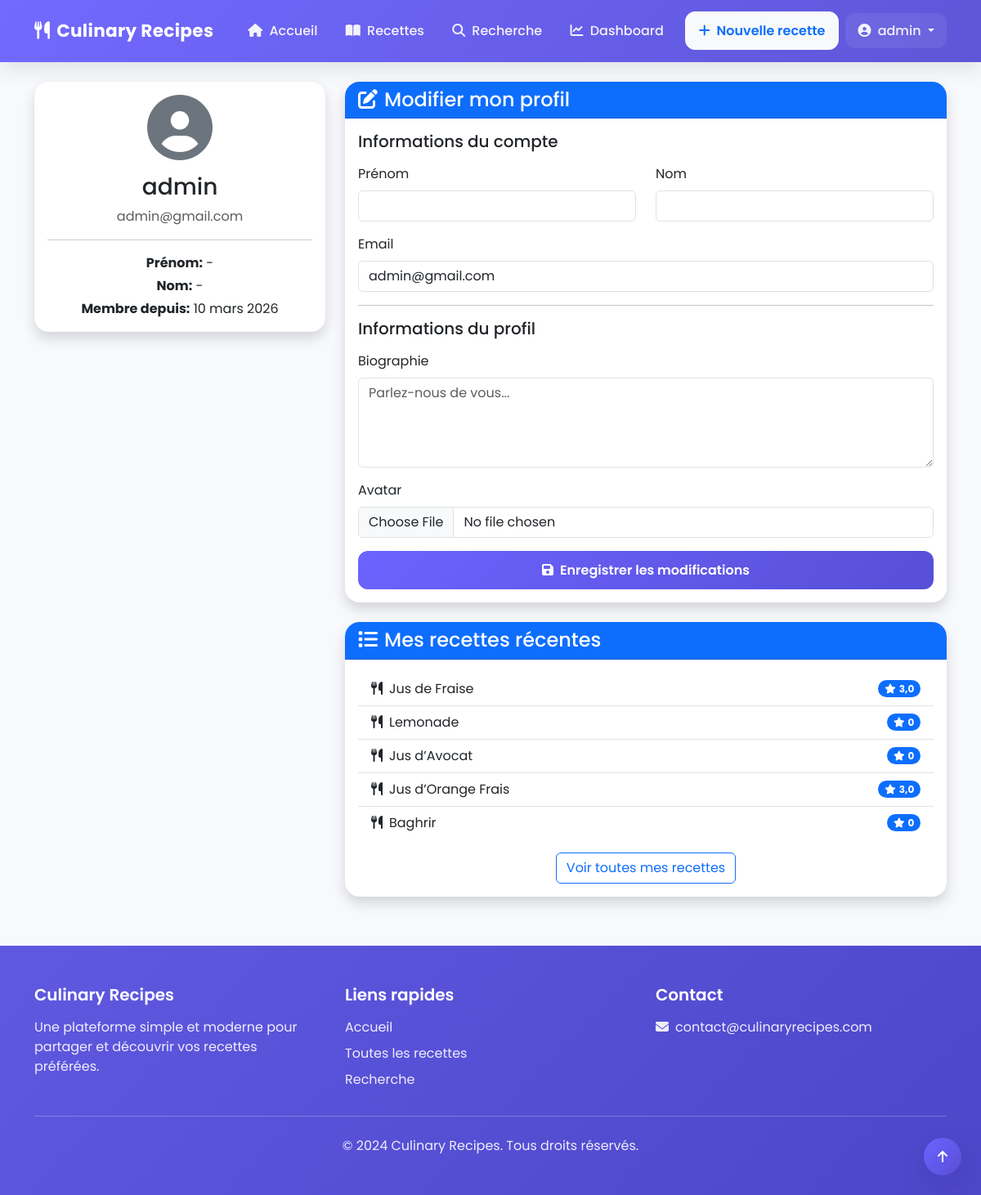
/comptes/profil/ (signed in), run on the app's committed database.
### accounts/models.py (models this page shows, shortened)
class Profile(models.Model):
    user = models.OneToOneField(User, on_delete=models.CASCADE, related_name='profile')
    bio = models.TextField(max_length=500, blank=True, verbose_name='Biographie')
    avatar = models.ImageField(upload_to='avatars/', blank=True, null=True, verbose_name='Avatar')
    created_at = models.DateTimeField(auto_now_add=True)
    updated_at = models.DateTimeField(auto_now=True)
    class Meta:
        verbose_name = 'Profil'
        verbose_name_plural = 'Profils'

### recipes/models.py (models this page shows, shortened)
class Recipe(models.Model):
    title = models.CharField(max_length=200, verbose_name='Titre de la recette')
    slug = models.SlugField(max_length=200, unique=True, verbose_name='Slug URL')
    author = models.ForeignKey(
        User,
        on_delete=models.CASCADE,
        related_name='recipes',
        verbose_name='Auteur'
    )
    category = models.ForeignKey(
        Category,
        on_delete=models.SET_NULL,
        null=True,
        related_name='recipes',
        verbose_name='Catégorie'
    )
    description = models.TextField(verbose_name='Description courte')
    ingredients = models.TextField(verbose_name='Ingrédients')
    instructions = models.TextField(verbose_name='Instructions de préparation')
    preparation_time = models.PositiveIntegerField(
        default=0,
        verbose_name='Temps de préparation (minutes)'
    )
    cooking_time = models.PositiveIntegerField(
        default=0,
        verbose_name='Temps de cuisson (minutes)'
    )
    servings = models.PositiveIntegerField(
        default=4,
        verbose_name='Nombre de personnes'
    )
    image = models.ImageField(
        upload_to='recipes/',
        blank=True,
        null=True,
        verbose_name='Image de la recette'
    )
    is_published = models.BooleanField(default=True, verbose_name='Publiée')
    created_at = models.DateTimeField(auto_now_add=True, verbose_name='Date de création')
    updated_at = models.DateTimeField(auto_now=True, verbose_name='Date de modification')
    class Meta:
        verbose_name = 'Recette'
        verbose_name_plural = 'Recettes'
        ordering = ('-created_at',)
        indexes = [
            models.Index(fields=['-created_at']),
            models.Index(fields=['slug']),
        ]
    def get_absolute_url(self):
        return reverse('recipes:recipe_detail', kwargs={'slug': self.slug})
    @property
    def average_rating(self):
        ratings = self.ratings.all()
        if ratings.exists():
            return round(sum(r.rating for r in ratings) / ratings.count(), 1)
        return 0

class Rating(models.Model):
    RATING_CHOICES = [
        (1, '1 ★'),
        (2, '2 ★★★'),
        (3, '3 ★★★'),
        (4, '4 ★★★★'),
        (5, '5 ★★★★★'),
    ]
    recipe = models.ForeignKey(
        Recipe,
        on_delete=models.CASCADE,
        related_name='ratings',
        verbose_name='Recette'
    )
    user = models.ForeignKey(
        User,
        on_delete=models.CASCADE,
        related_name='ratings',
        verbose_name='Utilisateur'
    )
    rating = models.PositiveSmallIntegerField(choices=RATING_CHOICES, verbose_name='Note')
    created_at = models.DateTimeField(auto_now_add=True)
    class Meta:
        verbose_name = 'Note'
        verbose_name_plural = 'Notes'
        unique_together = ('recipe', 'user')
        ordering = ('-created_at',)

### accounts/views.py (the view)
# urls.py: path('profil/', views.profile, name='profile'),
@login_required
def profile(request):
    profile, created = Profile.objects.get_or_create(user=request.user)
    if request.method == 'POST':
        user_form = UserUpdateForm(request.POST, instance=request.user)
        profile_form = ProfileUpdateForm(
            request.POST,
            request.FILES,
            instance=profile
        )
        if user_form.is_valid() and profile_form.is_valid():
            user_form.save()
            profile_form.save()
            messages.success(request, 'Votre profil a été mis à jour!')
            return redirect('accounts:profile')
    else:
        user_form = UserUpdateForm(instance=request.user)
        profile_form = ProfileUpdateForm(instance=profile)
    user_recipes = Recipe.objects.filter(author=request.user).order_by('-created_at')[:5]
    context = {
        'user_form': user_form,
        'profile_form': profile_form,
        'user_recipes': user_recipes,
    }
    return render(request, 'accounts/profile.html', context)

### accounts/forms.py
class UserUpdateForm(forms.ModelForm):
    email = forms.EmailField(
        widget=forms.EmailInput(attrs={'class': 'form-control'})
    )
    first_name = forms.CharField(
        widget=forms.TextInput(attrs={'class': 'form-control'})
    )
    last_name = forms.CharField(
        widget=forms.TextInput(attrs={'class': 'form-control'})
    )
    class Meta:
        model = User
        fields = ('first_name', 'last_name', 'email')

class ProfileUpdateForm(forms.ModelForm):
    class Meta:
        model = Profile
        fields = ('bio', 'avatar')
        widgets = {
            'bio': forms.Textarea(attrs={
                'class': 'form-control',
                'rows': 4,
                'placeholder': 'Parlez-nous de vous...'
            }),
            'avatar': forms.FileInput(attrs={'class': 'form-control'}),
        }

### templates/accounts/profile.html (shortened to what this page needs)
{% extends 'base.html' %}
{% block content %}
<div class="row">
    <div class="col-md-4">
        <div class="card shadow fade-in">
            <div class="card-body text-center">
                {% if user.profile.avatar %}
                    <img src="{{ user.profile.avatar.url }}" alt="{{ user.username }}" class="rounded-circle mb-3" width="150" height="150">
                {% else %}
                    <i class="fas fa-user-circle fa-5x text-secondary mb-3"></i>
                {% endif %}
                <h3>{{ user.username }}</h3>
                <p class="text-muted">{{ user.email }}</p>
                <hr>
                <p class="mb-1"><strong>Prénom:</strong> {{ user.first_name|default:"-" }}</p>
                <p class="mb-1"><strong>Nom:</strong> {{ user.last_name|default:"-" }}</p>
                <p class="mb-0"><strong>Membre depuis:</strong> {{ user.date_joined|date:"d F Y" }}</p>
            </div>
        </div>
    </div>
    <div class="col-md-8">
        <div class="card shadow fade-in">
            <div class="card-header bg-primary text-white">
                <h4 class="mb-0"><i class="fas fa-edit me-2"></i>Modifier mon profil</h4>
            </div>
            <div class="card-body">
                <form method="POST" enctype="multipart/form-data">
                    <h5 class="mb-3">Informations du compte</h5>
                    <div class="row">
                        <div class="col-md-6 mb-3">
                            <label class="form-label">Prénom</label>
                            {{ user_form.first_name }}
                        </div>
                        <div class="col-md-6 mb-3">
                            <label class="form-label">Nom</label>
                            {{ user_form.last_name }}
                        </div>
                    </div>
                    <div class="mb-3">
                        <label class="form-label">Email</label>
                        {{ user_form.email }}
                    </div>
                    <hr>
                    <h5 class="mb-3">Informations du profil</h5>
                    <div class="mb-3">
                        <label class="form-label">Biographie</label>
                        {{ profile_form.bio }}
                    </div>
                    <div class="mb-3">
                        <label class="form-label">Avatar</label>
                        {{ profile_form.avatar }}
                    </div>
                    <div class="d-grid">
                        <button type="submit" class="btn btn-primary">
                            <i class="fas fa-save me-2"></i>Enregistrer les modifications
                        </button>
                    </div>
                </form>
            </div>
        </div>
        <div class="card shadow mt-4 fade-in">
            <div class="card-header bg-primary text-white">
                <h4 class="mb-0"><i class="fas fa-list me-2"></i>Mes recettes récentes</h4>
            </div>
            <div class="card-body">
                {% if user_recipes %}
                    <div class="list-group list-group-flush">
                        {% for recipe in user_recipes %}
                            <a href="{{ recipe.get_absolute_url }}" class="list-group-item list-group-item-action d-flex justify-content-between align-items-center">
                                <span>
                                    <i class="fas fa-utensils me-2"></i>{{ recipe.title }}
                                </span>
                                <span class="badge bg-primary rounded-pill">
                                    <i class="fas fa-star me-1"></i>{{ recipe.average_rating }}
                                </span>
                            </a>
                        {% endfor %}
                    </div>
                    <div class="text-center mt-3">
                        <a href="{% url 'recipes:my_recipes' %}" class="btn btn-outline-primary">
                            Voir toutes mes recettes
                        </a>
                    </div>
                {% else %}
                    <p class="text-muted text-center mb-0">
                        <i class="fas fa-utensils me-2"></i>Vous n'avez pas encore de recettes.
                        <a href="{% url 'recipes:recipe_create' %}">Créer ma première recette</a>
                    </p>
                {% endif %}
            </div>
        </div>
    </div>
</div>
{% endblock %}

### templates/base.html (shortened to what this page needs)
{% load static %}
<!DOCTYPE html>
<html lang="fr">
<head>
    <link href="https://cdn.jsdelivr.net/npm/bootstrap@5.3.0/dist/css/bootstrap.min.css" rel="stylesheet">
    <link href="https://cdnjs.cloudflare.com/ajax/libs/font-awesome/6.4.0/css/all.min.css" rel="stylesheet">
</head>
<body>
    <nav class="navbar navbar-expand-lg navbar-dark sticky-top">
        <div class="container">
            <a class="navbar-brand d-flex align-items-center" href="{% url 'home' %}">
                <i class="fas fa-utensils me-2"></i>
                <span>Culinary Recipes</span>
            </a>
            <div class="collapse navbar-collapse" id="navbarNav">
                <ul class="navbar-nav mx-auto align-items-lg-center gap-lg-1">
                    <li class="nav-item">
                        <a class="nav-link" href="{% url 'home' %}">
                            <i class="fas fa-home me-1"></i>
                            Accueil
                        </a>
                    </li>
                    <li class="nav-item">
                        <a class="nav-link" href="{% url 'recipes:recipe_list' %}">
                            <i class="fas fa-book-open me-1"></i>
                            Recettes
                        </a>
                    </li>
                    <li class="nav-item">
                        <a class="nav-link" href="{% url 'recipes:recipe_list' %}">
                            <i class="fas fa-search me-1"></i>
                            Recherche
                        </a>
                    </li>
                    {% if user.is_authenticated %}
                    <li class="nav-item">
                        <a class="nav-link" href="{% url 'dashboard' %}">
                            <i class="fas fa-chart-line me-1"></i>
                            Dashboard
                        </a>
                    </li>
                    {% endif %}
                </ul>
                <div class="d-flex align-items-lg-center flex-column flex-lg-row gap-2">
                    {% if user.is_authenticated %}
                        <a class="btn btn-light text-primary"
                           href="{% url 'recipes:recipe_create' %}">
                            <i class="fas fa-plus me-1"></i>
                            Nouvelle recette
                        </a>
                        <div class="dropdown">
                            <a class="nav-link dropdown-toggle user-menu px-3"
                               href="#"
                               id="userDropdown"
                               role="button"
                               data-bs-toggle="dropdown"
                               aria-expanded="false">
                                <i class="fas fa-user-circle me-1"></i>
                                {{ user.username }}
                            </a>
                        </div>
                    {% endif %}
                </div>
            </div>
        </div>
    </nav>
    <main class="container my-4 main-content">
        {% block content %}{% endblock %}
    </main>
    <footer class="py-5">
        <div class="container">
            <div class="row g-4">
                <div class="col-md-4">
                    <h5>Culinary Recipes</h5>
                    <p>Une plateforme simple et moderne pour partager et découvrir vos recettes préférées.</p>
                </div>
                <div class="col-md-4">
                    <h5>Liens rapides</h5>
                    <ul class="list-unstyled mb-0">
                        <li class="mb-2">
                            <a href="{% url 'home' %}">Accueil</a>
                        </li>
                        <li class="mb-2">
                            <a href="{% url 'recipes:recipe_list' %}">Toutes les recettes</a>
                        </li>
                        <li class="mb-2">
                            <a href="{% url 'recipes:recipe_list' %}">Recherche</a>
                        </li>
                    </ul>
                </div>
                <div class="col-md-4">
                    <h5>Contact</h5>
                    <p class="mb-0">
                        <i class="fas fa-envelope me-2"></i>contact@culinaryrecipes.com
                    </p>
                </div>
            </div>
            <hr class="border-light opacity-25 my-4">
            <div class="text-center">
                <p class="mb-0">&copy; 2024 Culinary Recipes. Tous droits réservés.</p>
            </div>
        </div>
    </footer>
    <a href="#" class="back-to-top" aria-label="Retour en haut">
        <i class="fas fa-arrow-up"></i>
    </a>
</body>
</html>

### templates/base.html (style rules this page uses)
:root { --primary-color: #6c63ff; --primary-dark: #574fd6; --accent-color: #ff7a59; --text-color: #2d3748; --muted-color: #718096; --light-bg: #f8f9fc; --white: #ffffff; --border-color: #e9ecef; --card-shadow: 0 10px 30px rgba(0, 0, 0, 0.08); --hover-shadow: 0 16px 35px rgba(0, 0, 0, 0.12); --radius: 18px; }
body { font-family: 'Poppins', sans-serif; background: var(--light-bg); color: var(--text-color); min-height: 100vh; }
a { text-decoration: none; }
.navbar { background: linear-gradient(135deg, rgba(108, 99, 255, 0.96), rgba(87, 79, 214, 0.96)); backdrop-filter: blur(10px); box-shadow: 0 8px 24px rgba(0, 0, 0, 0.10); padding-top: 0.9rem; padding-bottom: 0.9rem; }
.navbar-brand { font-weight: 700; font-size: 1.35rem; letter-spacing: 0.3px; display: flex; align-items: center; }
.nav-link { font-weight: 500; color: rgba(255, 255, 255, 0.92) !important; transition: 0.25s ease; border-radius: 12px; padding: 0.6rem 0.95rem !important; }
.user-menu { background: rgba(255, 255, 255, 0.08); border-radius: 12px; }
.btn-primary { background: linear-gradient(135deg, var(--primary-color), var(--primary-dark)); border: none; border-radius: 12px; padding: 0.7rem 1.2rem; font-weight: 600; transition: 0.25s ease; }
.btn-light.text-primary { border-radius: 12px; font-weight: 600; padding: 0.65rem 1rem; }
.card { border: none; border-radius: var(--radius); box-shadow: var(--card-shadow); transition: 0.3s ease; overflow: hidden; background: var(--white); }
footer { background: linear-gradient(135deg, #5f59e1, #4c46c9); color: white; margin-top: 60px; }
footer h5 { font-weight: 600; margin-bottom: 1rem; }
footer p, footer a { color: rgba(255, 255, 255, 0.9); }
.back-to-top { position: fixed; bottom: 24px; right: 24px; width: 46px; height: 46px; border-radius: 50%; background: linear-gradient(135deg, var(--primary-color), var(--primary-dark)); color: #fff; display: flex; align-items: center; justify-content: center; box-shadow: var(--card-shadow); transition: 0.25s ease; z-index: 999; }
.main-content { min-height: 70vh; }

### data on the page
Recipe: title "Jus de Fraise", average_rating "3,0"
Recipe: title "Lemonade", average_rating "0"
Recipe: title "Jus d’Avocat", average_rating "0"
Recipe: title "Jus d’Orange Frais", average_rating "3,0"
Recipe: title "Baghrir", average_rating "0"

### other printed values
{{ user.username }} "admin"
{{ user.email }} "admin@gmail.com"
{{ user.first_name|default:"-" }} "-"
{{ user.last_name|default:"-" }} "-"
{{ user.date_joined|date:"d F Y" }} "10 mars 2026"
